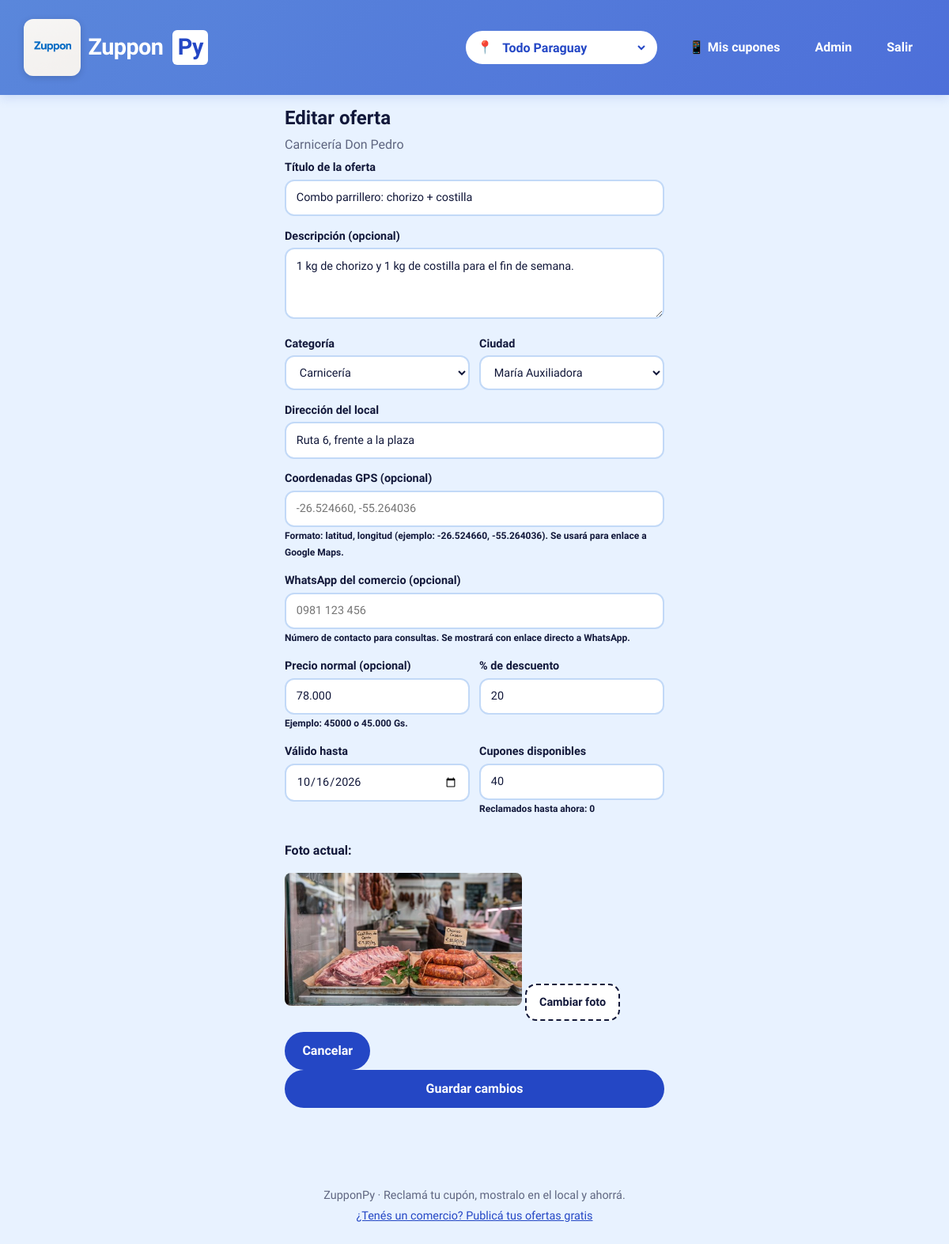
The app's page /panel/oferta/2/editar (signed in) with its own data.
### tables this page shows
CREATE TABLE comercios (
    id INTEGER PRIMARY KEY AUTOINCREMENT,
    nombre TEXT NOT NULL,
    email TEXT NOT NULL UNIQUE,
    password_hash TEXT NOT NULL,
    telefono TEXT,
    ciudad TEXT NOT NULL,
    direccion TEXT NOT NULL
);

CREATE TABLE ofertas (
    id INTEGER PRIMARY KEY AUTOINCREMENT,
    comercio_id INTEGER NOT NULL REFERENCES comercios(id),
    titulo TEXT NOT NULL,
    descripcion TEXT,
    categoria TEXT NOT NULL,
    ciudad TEXT NOT NULL,
    direccion TEXT NOT NULL,
    precio_normal INTEGER,
    descuento INTEGER NOT NULL,
    valido_hasta TEXT NOT NULL,
    cupos INTEGER NOT NULL,
    activa INTEGER NOT NULL DEFAULT 1,
    creada TEXT NOT NULL DEFAULT CURRENT_TIMESTAMP
, foto TEXT, destacada INTEGER NOT NULL DEFAULT 0, urgente INTEGER NOT NULL DEFAULT 0, coordenadas TEXT, whatsapp TEXT, principal INTEGER NOT NULL DEFAULT 0);

### app.py (the view, shortened to what this page needs)
@app.route("/panel/oferta/<int:oferta_id>/editar", methods=["GET", "POST"])
@login_requerido
def editar_oferta(oferta_id):
    db = get_db()
    comercio = db.execute("SELECT * FROM comercios WHERE id = ?",
                          (session["comercio_id"],)).fetchone()
    es_admin = comercio["email"] == "admin@gmail.com"
    if es_admin:
        oferta = db.execute(
            """SELECT o.*, (SELECT COUNT(*) FROM cupones WHERE oferta_id = o.id) AS reclamados
               FROM ofertas o WHERE o.id = ?""", (oferta_id,)).fetchone()
        todos_comercios = db.execute("SELECT id, nombre, ciudad FROM comercios ORDER BY ciudad, nombre").fetchall()
    else:
        oferta = db.execute(
            """SELECT o.*, (SELECT COUNT(*) FROM cupones WHERE oferta_id = o.id) AS reclamados
               FROM ofertas o WHERE o.id = ? AND o.comercio_id = ?""",
            (oferta_id, session["comercio_id"])).fetchone()
        todos_comercios = []
    if not oferta:
        abort(404)
    return render_template("editar.html", comercio=comercio, oferta=oferta, hoy=hoy(),
                          es_admin=es_admin, todos_comercios=todos_comercios if es_admin else [])

### app.py (called while the page is built)
def get_db():
    if "db" not in g:
        g.db = sqlite3.connect(DB_PATH)
        g.db.row_factory = sqlite3.Row
    return g.db

def hoy():
    return date.today().isoformat()

@app.template_global("foto_url")
def foto_url(nombre, tam="", externa=False):
    archivo = f"uploads/{nombre}{'_m' if tam == 'm' else ''}.jpg"
    return url_for("static", filename=archivo, _external=externa)

def login_requerido(vista):
    @wraps(vista)
    def envoltura(*args, **kwargs):
        if not session.get("comercio_id"):
            flash("Ingresá a tu cuenta de comercio para continuar.", "error")
            return redirect(url_for("login", next=request.path))
        return vista(*args, **kwargs)
    return envoltura

@app.context_processor
def globales():
    return {"CIUDADES": CIUDADES, "CATEGORIAS": CATEGORIAS, "CAT": CAT,
            "ciudad_actual": g.get("ciudad_actual", request.cookies.get("ciudad", ""))}

### templates/editar.html (shortened to what this page needs)
{% extends "base.html" %}
{% block content %}
<section class="formulario">
  <h1>Editar oferta</h1>
  <p class="quien">{{ comercio.nombre }}</p>
  <form method="post" enctype="multipart/form-data">
    <label>
      <span>Título de la oferta</span>
      <input name="titulo" maxlength="120" value="{{ oferta.titulo }}" required>
    </label>
    <label>
      <span>Descripción (opcional)</span>
      <textarea name="descripcion" rows="3" maxlength="500">{{ oferta.descripcion or '' }}</textarea>
    </label>
    <div class="fila dos">
      <label>
        <span>Categoría</span>
        <select name="categoria" required>
          {% for c in CATEGORIAS %}
          <option value="{{ c }}" {{ 'selected' if c == oferta.categoria }}>{{ c }}</option>
          {% endfor %}
        </select>
      </label>
      <label>
        <span>Ciudad</span>
        <select name="ciudad" id="ciudad-select" required>
          {% for c in CIUDADES %}
          <option value="{{ c }}" {{ 'selected' if c == oferta.ciudad }}>{{ c }}</option>
          {% endfor %}
        </select>
      </label>
    </div>
    <label>
      <span>Dirección del local</span>
      <input name="direccion" maxlength="200" value="{{ oferta.direccion }}" required>
    </label>
    <label>
      <span>Coordenadas GPS (opcional)</span>
      <input name="coordenadas" placeholder="-26.524660, -55.264036" value="{{ oferta.coordenadas or '' }}">
      <small>Formato: latitud, longitud (ejemplo: -26.524660, -55.264036). Se usará para enlace a Google Maps.</small>
    </label>
    <label>
      <span>WhatsApp del comercio (opcional)</span>
      <input name="whatsapp" type="tel" placeholder="0981 123 456" value="{{ oferta.whatsapp or '' }}">
      <small>Número de contacto para consultas. Se mostrará con enlace directo a WhatsApp.</small>
    </label>
    <div class="fila dos">
      <label>
        <span>Precio normal (opcional)</span>
        <input type="text" inputmode="numeric" name="precio_normal" placeholder="45.000"
               value="{{ '{:,}'.format(oferta.precio_normal).replace(',', '.') if oferta.precio_normal else '' }}">
        <small>Ejemplo: 45000 o 45.000 Gs.</small>
      </label>
      <label>
        <span>% de descuento</span>
        <input type="number" name="descuento" min="1" max="99" value="{{ oferta.descuento }}" required>
      </label>
    </div>
    <div class="fila dos">
      <label>
        <span>Válido hasta</span>
        <input type="date" name="valido_hasta" min="{{ hoy }}" value="{{ oferta.valido_hasta }}" required>
      </label>
      <label>
        <span>Cupones disponibles</span>
        <input type="number" name="cupos" min="{{ oferta.reclamados }}" value="{{ oferta.cupos }}" required>
        <small>Reclamados hasta ahora: {{ oferta.reclamados }}</small>
      </label>
    </div>
    {% if oferta.foto %}
    <div class="preview-foto">
      <p><strong>Foto actual:</strong></p>
      <img src="{{ foto_url(oferta.foto, 'm') }}" alt="Foto de la oferta" style="max-width: 300px; border-radius: 8px;">
      <label class="subir">
        Cambiar foto
      </label>
    </div>
    {% else %}
    <label class="subir">
      <span>Agregar foto (opcional)</span>
      <input type="file" name="foto" accept="image/*" hidden>
      <small>JPG, PNG o WebP hasta 12 MB</small>
    </label>
    {% endif %}
    <div class="fila botones">
      <a class="boton sec" href="{{ url_for('panel') }}">Cancelar</a>
      <button type="submit">Guardar cambios</button>
    </div>
  </form>
</section>
{% endblock %}

### static/style.css (style rules this page uses)
:root { --tinta:#12183a; --papel:#e8f2ff; --rojo:#e8392b; --sol:#ffc933; --azul:#2447c5; --azul-suave:#5a87db; --azul-claro:#4d6fd9; --azul-oscuro:#1a347a; --gris:#5f6680; --linea:#c2d9f7; --verde:#17803d; --amarillo:var(--sol); --gutter:clamp(.9rem,2.5vw,2.25rem); }
* { box-sizing:border-box }
html { scroll-padding-top:1rem }
body { margin:0;background:var(--papel);color:var(--tinta); font-family:"Bricolage Grotesque",system-ui,-apple-system,"Segoe UI",sans-serif;line-height:1.5 }
a { color:var(--azul) }
h1,h2,h3 { line-height:1.12;margin:0 0 .5rem }
button,.boton { background:var(--azul);color:#fff;border:0;border-radius:999px;padding:.75rem 1.4rem; font:inherit;font-weight:700;cursor:pointer;text-decoration:none;display:inline-block;transition:background .2s }
input,select,textarea { font:inherit;padding:.65rem .8rem;border:2px solid var(--linea); border-radius:12px;background:#fff;color:var(--tinta);width:100% }
label { display:block;font-weight:600;font-size:.9rem }
label>input,label>select,label>textarea { margin-top:.25rem;font-weight:400 }
.quien { color:var(--gris);margin:0 0 .4rem }
.subir { display:inline-block;background:#fff;border:2px dashed var(--tinta);border-radius:14px; padding:.65rem 1rem;font-weight:700;cursor:pointer;text-align:center }
.formulario { max-width:480px;margin:1rem auto }
.formulario form,.panel form.canje { display:grid;gap:.9rem }
.formulario button { width:100% }
.dos { display:grid;grid-template-columns:1fr 1fr;gap:.75rem }

### records on screen
comercios: nombre "Carnicería Don Pedro"
ofertas: titulo "Combo parrillero: chorizo + costilla", descripcion "1 kg de chorizo y 1 kg de costilla para el fin de semana.", direccion "Ruta 6, frente a la plaza", precio_normal "78.000", descuento "20", valido_hasta "10/16/2026", cupos "40", foto (picture)

### other values on screen
{{ oferta.reclamados }} "0"
form field categoria "Carnicería"
form field ciudad "María Auxiliadora"
